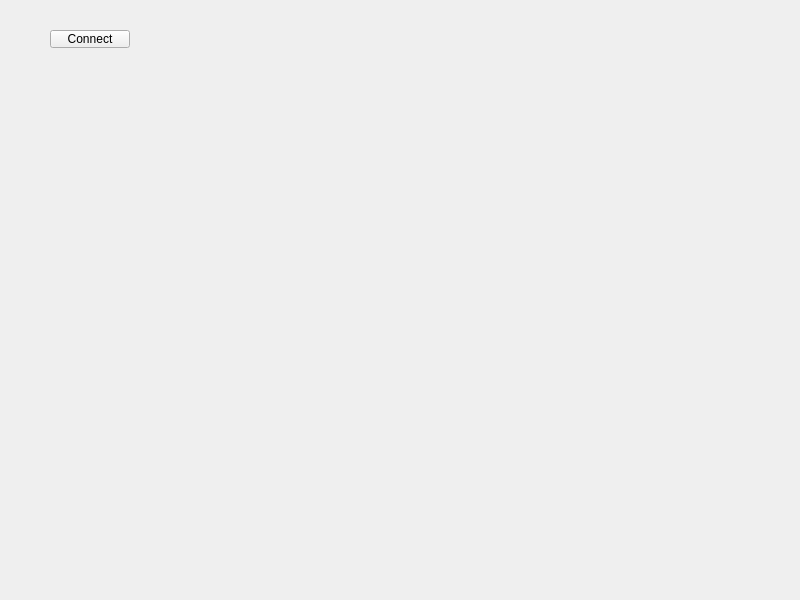
<?xml version="1.0" encoding="UTF-8"?>
<ui version="4.0">
 <class>Widget</class>
 <widget class="QWidget" name="Widget">
  <property name="geometry">
   <rect>
    <x>0</x>
    <y>0</y>
    <width>800</width>
    <height>600</height>
   </rect>
  </property>
  <property name="windowTitle">
   <string>Widget</string>
  </property>
  <widget class="QPushButton" name="pushButton">
   <property name="geometry">
    <rect>
     <x>50</x>
     <y>30</y>
     <width>80</width>
     <height>18</height>
    </rect>
   </property>
   <property name="text">
    <string>Connect</string>
   </property>
  </widget>
 </widget>
 <resources/>
 <connections/>
</ui>
